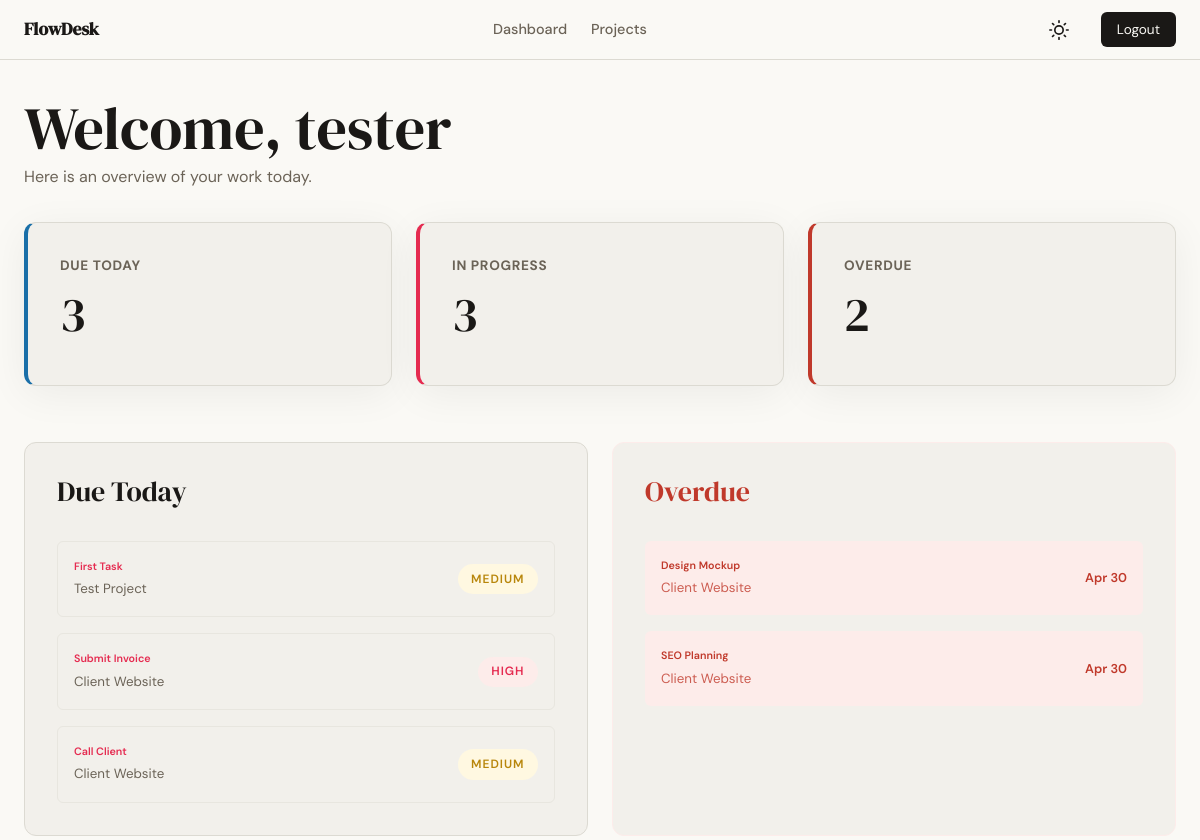
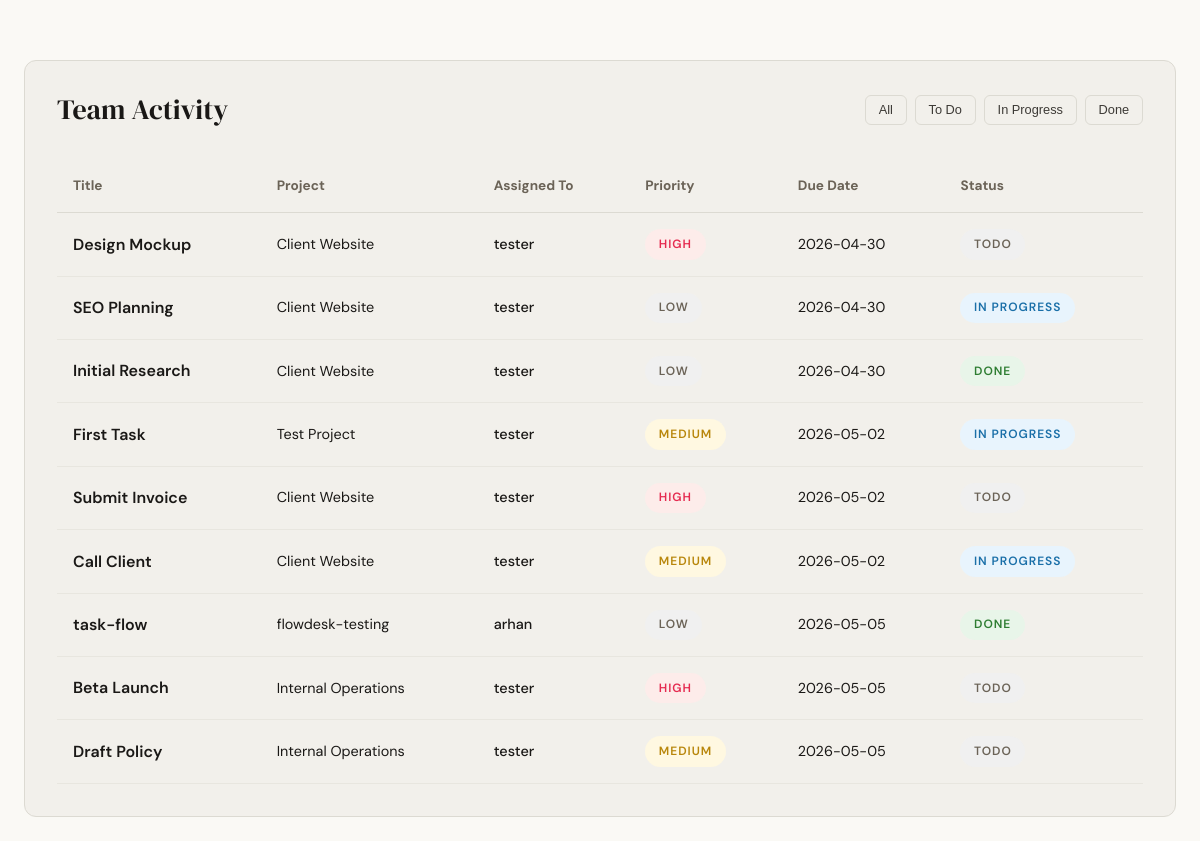
Page /dashboard (signed in) on the earlier database version (2 pictures, top to bottom).
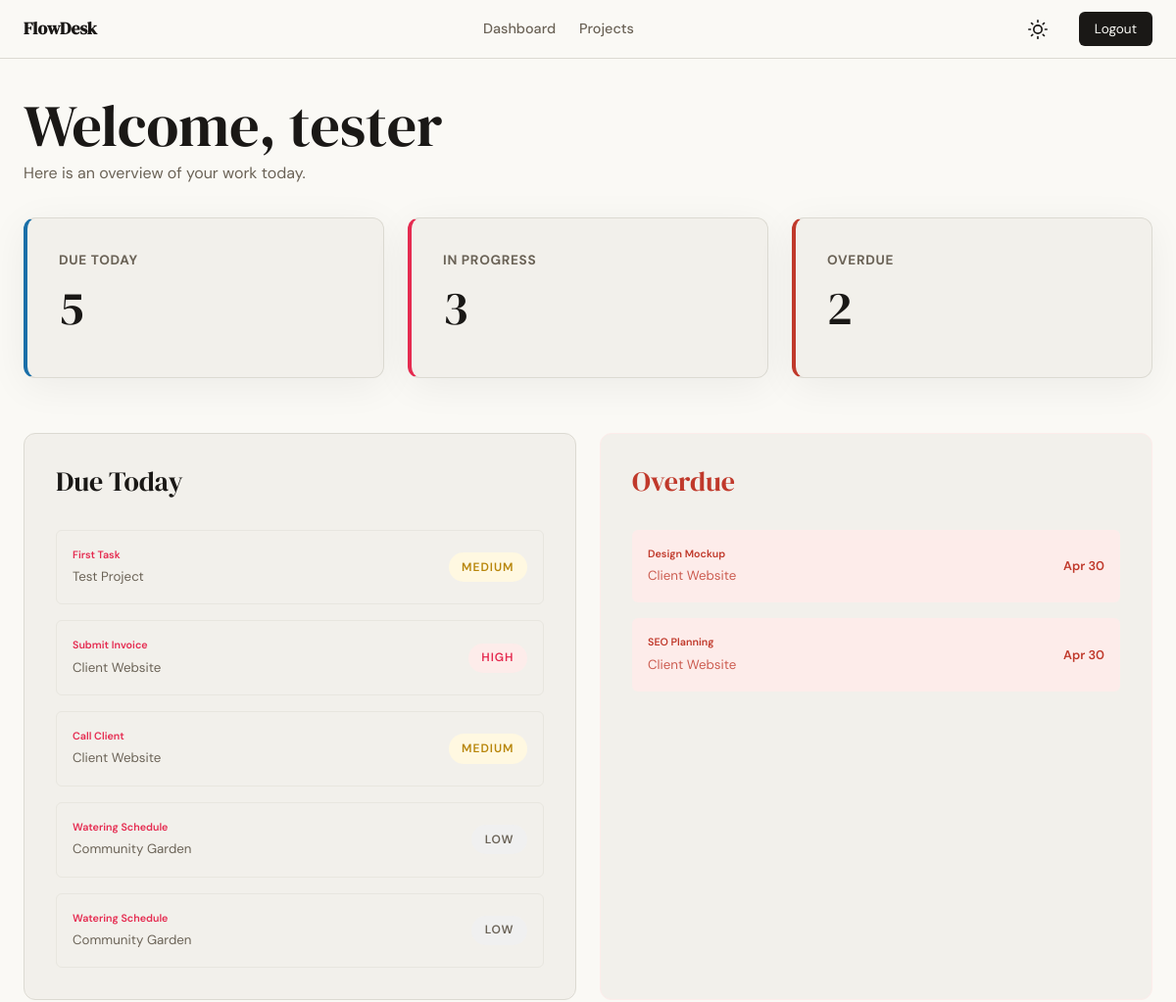
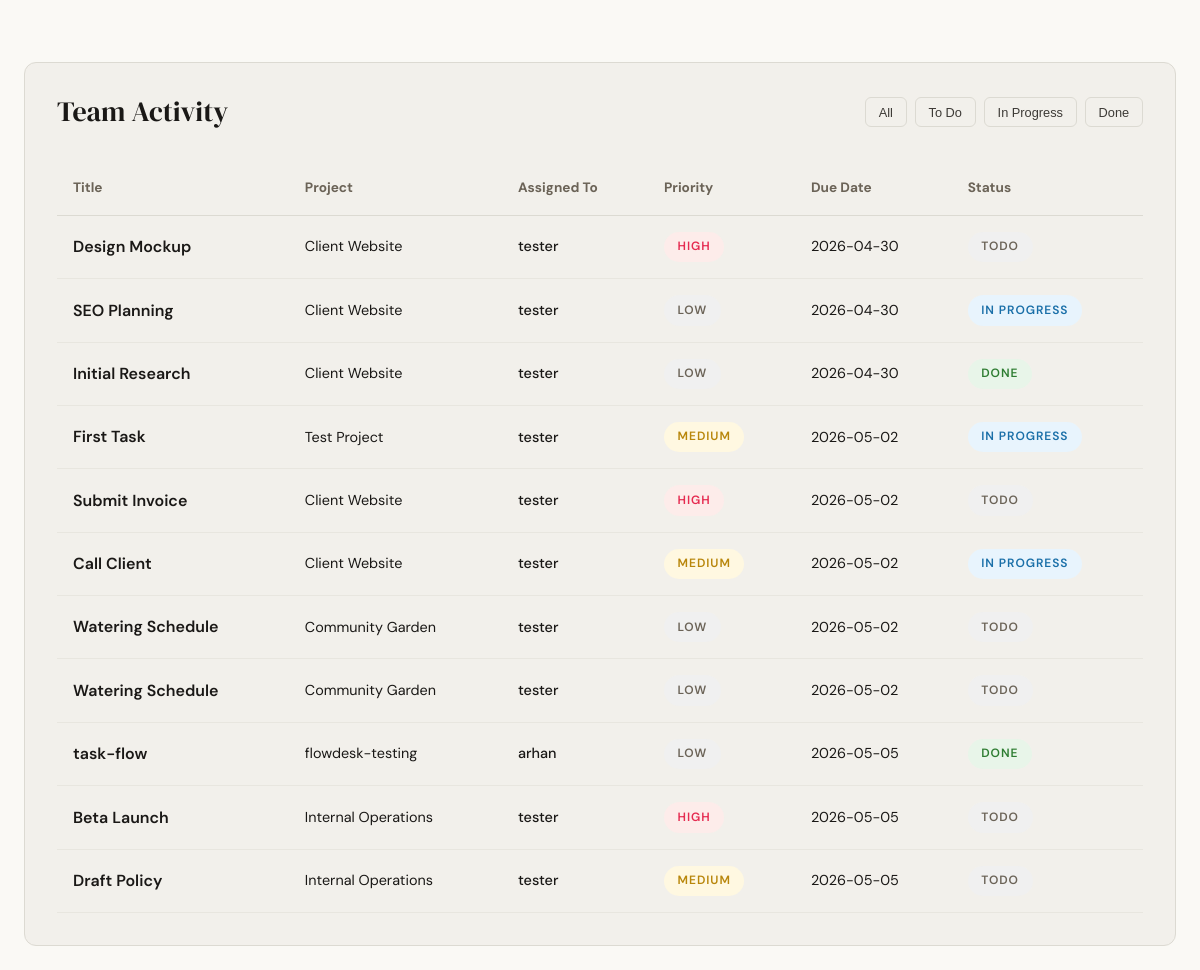
Same page on the later database version (2 pictures, top to bottom).
### app/models.py (models this page shows, shortened)
class User(db.Model, UserMixin):
    id = db.Column(db.Integer, primary_key=True)
    username = db.Column(db.String(80), unique=True, nullable=False)
    email = db.Column(db.String(120), unique=True, nullable=False)
    password_hash = db.Column(db.String(256), nullable=False)
    created_at = db.Column(db.DateTime, default=lambda: datetime.now(timezone.utc))
    owned_projects = db.relationship('Project', backref='owner', lazy=True)
    project_memberships = db.relationship('ProjectMember', backref='user', lazy=True)
    created_tasks = db.relationship('Task', foreign_keys='Task.created_by', backref='creator', lazy=True)
    assigned_tasks = db.relationship('Task', foreign_keys='Task.assigned_to', backref='assignee', lazy=True)

class Task(db.Model):
    id = db.Column(db.Integer, primary_key=True)
    title = db.Column(db.String(200), nullable=False)
    description = db.Column(db.Text)
    status = db.Column(db.Enum('todo', 'in_progress', 'done', name='task_status'), default='todo')
    priority = db.Column(db.Enum('low', 'medium', 'high', name='task_priority'), default='medium')
    due_date = db.Column(db.Date)
    created_at = db.Column(db.DateTime, default=lambda: datetime.now(timezone.utc))
    updated_at = db.Column(db.DateTime, default=lambda: datetime.now(timezone.utc), onupdate=lambda: datetime.now(timezone.utc))
    project_id = db.Column(db.Integer, db.ForeignKey('project.id'), nullable=False)
    created_by = db.Column(db.Integer, db.ForeignKey('user.id'), nullable=False)
    assigned_to = db.Column(db.Integer, db.ForeignKey('user.id'))

class Project(db.Model):
    id = db.Column(db.Integer, primary_key=True)
    name = db.Column(db.String(120), nullable=False)
    description = db.Column(db.Text)
    created_at = db.Column(db.DateTime, default=lambda: datetime.now(timezone.utc))
    owner_id = db.Column(db.Integer, db.ForeignKey('user.id'), nullable=False)
    members = db.relationship('ProjectMember', backref='project', lazy=True, cascade='all, delete-orphan')
    tasks = db.relationship('Task', backref='project', lazy=True, cascade='all, delete-orphan')

### app/dashboard/routes.py (the view)
@dashboard.route('/dashboard')
@login_required
def index():
    today = date.today()
    tasks_today = Task.query.filter(
        and_(Task.assigned_to == current_user.id, Task.due_date == today, Task.status != 'done')
    ).all()
    in_progress_count = Task.query.filter(
        and_(Task.assigned_to == current_user.id, Task.status == 'in_progress')
    ).count()
    overdue_tasks = Task.query.filter(
        and_(Task.assigned_to == current_user.id, Task.due_date < today, Task.status != 'done')
    ).all()
    user_project_ids = [m.project_id for m in current_user.project_memberships]
    team_tasks = Task.query.filter(Task.project_id.in_(user_project_ids)).order_by(Task.due_date.asc().nullslast()).all()
    return render_template(
        'dashboard/index.html',
        tasks_today=tasks_today,
        in_progress_count=in_progress_count,
        overdue_tasks=overdue_tasks,
        all_my_tasks=team_tasks
    )

### app/templates/dashboard/index.html (shortened to what this page needs)
{% extends "base.html" %}
{% block content %}
<header class="mb-4">
    <h1>Welcome, {{ current_user.username }}</h1>
    <p class="text-muted">Here is an overview of your work today.</p>
</header>
<section class="grid-3 mb-4" style="display: grid; grid-template-columns: repeat(auto-fit, minmax(280px, 1fr)); gap: 1.5rem;">
    <div class="card card-shadow" style="background-color: var(--paper-warm); border-left: 4px solid var(--info);">
        <h5 class="text-muted" style="font-size: 0.85rem; text-transform: uppercase; letter-spacing: 0.05em;">Due Today</h5>
        <p style="font-size: 3rem; font-family: var(--font-display);">{{ tasks_today|length }}</p>
    </div>
    <div class="card card-shadow" style="background-color: var(--paper-warm); border-left: 4px solid var(--accent);">
        <h5 class="text-muted" style="font-size: 0.85rem; text-transform: uppercase; letter-spacing: 0.05em;">In Progress</h5>
        <p style="font-size: 3rem; font-family: var(--font-display);">{{ in_progress_count }}</p>
    </div>
    <div class="card card-shadow" style="background-color: var(--paper-warm); border-left: 4px solid var(--danger);">
        <h5 class="text-muted" style="font-size: 0.85rem; text-transform: uppercase; letter-spacing: 0.05em;">Overdue</h5>
        <p style="font-size: 3rem; font-family: var(--font-display);">{{ overdue_tasks|length }}</p>
    </div>
</section>
<div style="display: grid; grid-template-columns: repeat(auto-fit, minmax(400px, 1fr)); gap: 1.5rem; margin-bottom: 2.5rem;">
    <div class="card">
        <h3 class="mb-4">Due Today</h3>
        <div style="display: flex; flex-direction: column; gap: 1rem;">
            {% for task in tasks_today %}
                <a href="{{ url_for('tasks.detail', id=task.id) }}" class="flex-between" style="padding: 1rem; border: 1px solid var(--border-soft); border-radius: var(--radius-sm);">
                    <div>
                        <h6 style="font-weight: 600;">{{ task.title }}</h6>
                        <small class="text-muted">{{ task.project.name }}</small>
                    </div>
                    <span class="badge badge-{{ task.priority }}">{{ task.priority }}</span>
                </a>
            {% else %}
                <p class="text-muted" style="text-align: center; padding: 2rem;">No tasks due today.</p>
            {% endfor %}
        </div>
    </div>
    <div class="card" style="border-color: var(--danger-light);">
        <h3 class="mb-4" style="color: var(--danger);">Overdue</h3>
        <div style="display: flex; flex-direction: column; gap: 1rem;">
            {% for task in overdue_tasks %}
                <a href="{{ url_for('tasks.detail', id=task.id) }}" class="flex-between overdue-row" style="padding: 1rem; border-radius: var(--radius-sm);">
                    <div>
                        <h6 style="font-weight: 600;">{{ task.title }}</h6>
                        <small style="opacity: 0.8;">{{ task.project.name }}</small>
                    </div>
                    <span style="font-weight: 600; font-size: 0.8rem;">{{ task.due_date.strftime('%b %d') }}</span>
                </a>
            {% else %}
                <p class="text-muted" style="text-align: center; padding: 2rem;">No overdue tasks. Great job!</p>
            {% endfor %}
        </div>
    </div>
</div>
<div class="card">
    <div class="flex-between mb-4">
        <h3>Team Activity</h3>
        <div style="display: flex; gap: 0.5rem;">
            <button class="btn btn-ghost filter-btn active" style="padding: 0.4rem 0.8rem; font-size: 0.8rem;" onclick="filterTasks('all')">All</button>
            <button class="btn btn-ghost filter-btn" style="padding: 0.4rem 0.8rem; font-size: 0.8rem;" onclick="filterTasks('todo')">To Do</button>
            <button class="btn btn-ghost filter-btn" style="padding: 0.4rem 0.8rem; font-size: 0.8rem;" onclick="filterTasks('in_progress')">In Progress</button>
            <button class="btn btn-ghost filter-btn" style="padding: 0.4rem 0.8rem; font-size: 0.8rem;" onclick="filterTasks('done')">Done</button>
        </div>
    </div>
    <div style="overflow-x: auto;">
        <table style="width: 100%; border-collapse: collapse; text-align: left;">
            <thead>
                <tr style="border-bottom: 1px solid var(--border); color: var(--ink-muted); font-size: 0.85rem;">
                    <th style="padding: 1rem;">Title</th>
                    <th style="padding: 1rem;">Project</th>
                    <th style="padding: 1rem;">Assigned To</th>
                    <th style="padding: 1rem;">Priority</th>
                    <th style="padding: 1rem;">Due Date</th>
                    <th style="padding: 1rem;">Status</th>
                </tr>
            </thead>
            <tbody>
                {% for task in all_my_tasks %}
                    <tr class="task-row" data-status="{{ task.status }}" style="border-bottom: 1px solid var(--border-soft);">
                        <td style="padding: 1rem;">
                            <a href="{{ url_for('tasks.detail', id=task.id) }}" style="color: var(--ink); font-weight: 600;">
                                {{ task.title }}
                            </a>
                        </td>
                        <td style="padding: 1rem; font-size: 0.9rem;">{{ task.project.name }}</td>
                        <td style="padding: 1rem; font-size: 0.9rem;">
                            <span style="font-weight: 500;">{{ task.assignee.username if task.assigned_to else 'Unassigned' }}</span>
                        </td>
                        <td style="padding: 1rem;">
                            <span class="badge badge-{{ task.priority }}">{{ task.priority }}</span>
                        </td>
                        <td style="padding: 1rem; font-size: 0.9rem;">{{ task.due_date.strftime('%Y-%m-%d') if task.due_date else '-' }}</td>
                        <td style="padding: 1rem;">
                            <span class="badge badge-{{ task.status }}">{{ task.status|replace('_', ' ') }}</span>
                        </td>
                    </tr>
                {% else %}
                    <tr>
                        <td colspan="6" style="text-align: center; padding: 3rem; color: var(--ink-faint);">No team activity found in your projects.</td>
                    </tr>
                {% endfor %}
            </tbody>
        </table>
    </div>
</div>
{% endblock %}

### app/templates/base.html (shortened to what this page needs)
<!DOCTYPE html>
<html lang="en">
<head>
    <link rel="stylesheet" href="{{ url_for('static', filename='css/style.css') }}">
</head>
<body>
    <nav class="navbar">
        <div class="container">
            <a href="{{ url_for('dashboard.root') }}" class="navbar-brand">FlowDesk</a>
            <div class="nav-links">
                {% if current_user.is_authenticated %}
                    <a href="{{ url_for('dashboard.index') }}" class="nav-link">Dashboard</a>
                    <a href="{{ url_for('projects.list_projects') }}" class="nav-link">Projects</a>
                {% endif %}
            </div>
            <div class="nav-links">
                <button id="theme-toggle" class="theme-toggle" title="Toggle Dark Mode">
                    <svg width="20" height="20" viewBox="0 0 24 24" fill="none" stroke="currentColor" stroke-width="2" stroke-linecap="round" stroke-linejoin="round"><circle cx="12" cy="12" r="5"/><path d="M12 1v2M12 21v2M4.22 4.22l1.42 1.42M18.36 18.36l1.42 1.42M1 12h2M21 12h2M4.22 19.78l1.42-1.42M18.36 5.64l1.42-1.42"/></svg>
                </button>
                {% if current_user.is_authenticated %}
                    <a href="{{ url_for('auth.logout') }}" class="nav-cta">Logout</a>
                {% else %}
                    <a href="{{ url_for('auth.login') }}" class="nav-link">Login</a>
                    <a href="{{ url_for('auth.register') }}" class="nav-cta">Get Started</a>
                {% endif %}
            </div>
        </div>
    </nav>
    <main class="container mt-4">
        {% block content %}{% endblock %}
    </main>
</body>
</html>

### app/static/css/style.css (style rules this page uses)
:root { --ink: #1a1816; --ink-soft: #3d3a36; --ink-muted: #6b6357; --ink-faint: #9a9088; --paper: #faf9f5; --paper-warm: #f2f0eb; --paper-card: #f2f0eb; --accent: #E52b50; --accent-light: #fdecea; --danger: #c0392b; --danger-light: #fdecea; --success: #2e7d32; --success-light: #e8f5e9; --info: #1a6fa8; --info-light: #e8f4fd; --warning: #b8860b; --warning-light: #fff8e1; --border: #dcdad2; --border-soft: #e8e6df; --font-display: 'DM Serif Display', Georgia, serif; --font-body: 'DM Sans', system-ui, sans-serif; --max-width: 1200px; --auth-width: 440px; --radius-sm: 6px; --radius-md: 12px; --radius-lg: 20px; }
* { box-sizing: border-box; margin: 0; padding: 0; }
body { font-family: var(--font-body); background-color: var(--paper); color: var(--ink); line-height: 1.6; transition: background-color 0.3s, color 0.3s; min-height: 100vh; }
h1, h2, h3, h4, .display-font { font-family: var(--font-display); font-weight: 400; line-height: 1.2; }
h1 { font-size: clamp(2.5rem, 5vw, 4rem); }
h3 { font-size: 1.75rem; }
a { color: var(--accent); text-decoration: none; transition: 0.2s ease; }
.container { max-width: var(--max-width); margin: 0 auto; padding: 0 1.5rem; }
.navbar { height: 60px; background-color: var(--paper); border-bottom: 1px solid var(--border); position: sticky; top: 0; z-index: 100; display: flex; align-items: center; }
.navbar .container { display: flex; justify-content: space-between; align-items: center; width: 100%; }
.navbar-brand { font-family: var(--font-display); font-size: 1.1rem; font-weight: 600; color: var(--ink); }
.nav-links { display: flex; gap: 1.5rem; align-items: center; }
.nav-link { font-size: 0.9rem; color: var(--ink-muted); font-weight: 500; }
.nav-cta { background-color: var(--ink); color: var(--paper); padding: 0.4rem 1rem; border-radius: var(--radius-sm); font-size: 0.85rem; }
.btn { display: inline-block; padding: 0.65rem 1.5rem; font-size: 0.9rem; font-weight: 500; border-radius: var(--radius-sm); cursor: pointer; transition: 0.2s ease; border: none; text-align: center; }
.btn-ghost { background-color: transparent; border: 1px solid var(--border); color: var(--ink-soft); }
.card { background-color: var(--paper-card); border: 1px solid var(--border); border-radius: var(--radius-md); padding: 2rem; margin-bottom: 1.5rem; }
.card-shadow { box-shadow: 0 8px 40px rgba(0,0,0,0.06); }
::placeholder { color: var(--ink-faint); }
.badge { display: inline-block; padding: 0.35rem 0.85rem; border-radius: 999px; font-size: 0.75rem; font-weight: 600; letter-spacing: 0.08em; text-transform: uppercase; }
.badge-low { background-color: #f0f0f0; color: var(--ink-muted); }
.badge-medium { background-color: #fff8e1; color: #b8860b; }
.badge-high { background-color: var(--accent-light); color: var(--accent); }
.badge-todo { background-color: #f0f0f0; color: var(--ink-muted); }
.badge-in_progress { background-color: #e8f4fd; color: #1a6fa8; }
.badge-done { background-color: #e8f5e9; color: #2e7d32; }
.text-muted { color: var(--ink-muted); }
.mt-4 { margin-top: 2rem; }
.mb-4 { margin-bottom: 2rem; }
.flex-between { display: flex; justify-content: space-between; align-items: center; }
.overdue-row { background-color: var(--danger-light); color: var(--danger); }
.theme-toggle { background: none; border: none; cursor: pointer; padding: 0.5rem; color: var(--ink); display: flex; align-items: center; justify-content: center; }

Differences in the rows shown:
added Task: title "Watering Schedule", project.name "Community Garden", priority "LOW", assignee "tester", due_date "2026-05-02", status "TODO"
added Task: title "Watering Schedule", project.name "Community Garden", priority "LOW", assignee "tester", due_date "2026-05-02", status "TODO"
Other differences:
{{ tasks_today|length }}: "3" → "5"
